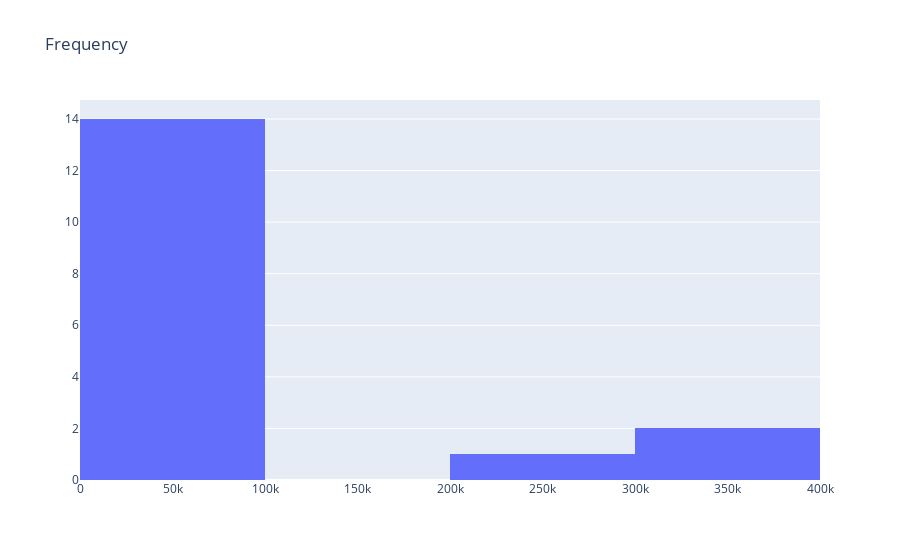

Source (notebook cell):
### Code cell
#plot the histogram
plot_data = [
    go.Histogram(
        x=campaign['Frequency']
    )
]

plot_layout = go.Layout(
        title='Frequency'
    )
fig = go.Figure(data=plot_data, layout=plot_layout)
pyoff.iplot(fig)

### Figure 1 — Plotly figure (JSON) as saved in the notebook; plotly's stock layout.template omitted (floating-point values rounded to 4 significant figures)
{"data": [{"type": "histogram", "x": [276949, 85583, 28888, 72291, 29473, 4338, 2860, 350218, 92376, 94011, 325478, 3286, 4311, 11386, 6091, 1878, 21599]}], "layout": {"title": {"text": "Frequency"}}}
